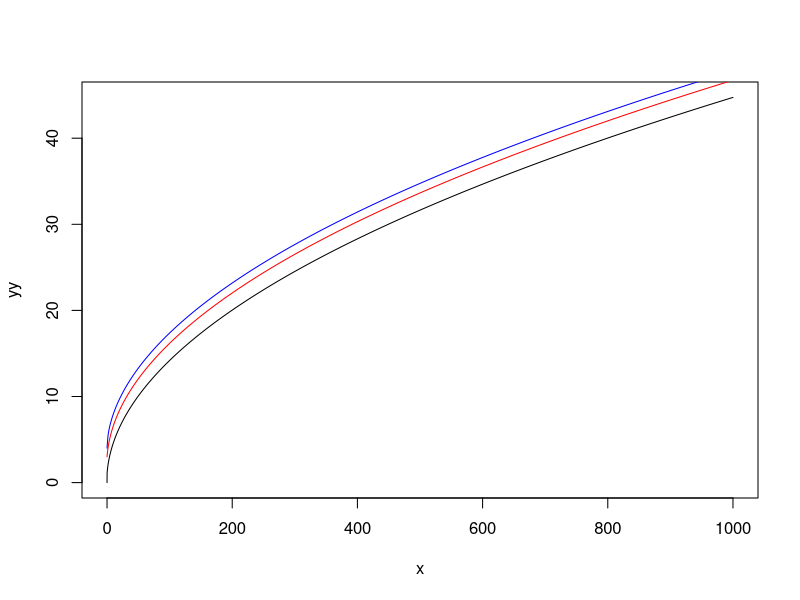

This chart was generated by the following R code:
rm(list=ls())

# y'= 1/y(t-1), y[0] = 1
#
#
# 

Integral <- function(del1=0,n=0, y0=0){
   y = rep(0, n)
   y[0] = y0
   x1 = 1
   for (i in 2:n){
     x2 = x1 + del1 / x1
     x1 = x2
     y[i] = x2
   }
   res <- y
}

Integral_ret <- function(del1=0, Mn=0, n=0, y0=0){
   print(del1)
   mn = Mn*n
   y = c(rep(y0, n), rep(0, mn))
   ny = length(y)
   print(ny)
   x1 = y[n]
   for (i in (n+1):(mn+n)){
     x2 = x1 + del1 / y[i-n]
     x1 = x2
     y[i] = x2
   }
   print(y)
   res <- y[n:(mn+n)]
}

del1 = .1   
tao = 1  
niter = 1000
n = tao/del1
x1 = 0
x2 = 1000

x = seq(x1, x2, del1)
nx = length(x) 

yy = Integral(del1, nx, 1)
plot(x, yy, type='l')

yt = sqrt(2*x+1)+2
points(x, yt, type='l', col='red')

yyr = Integral_ret(del1, niter, n, 1)

n = length(yyr)

xx = seq(0, x2, length.out=n)

points(xx, yyr+3, type='l', col='blue')
